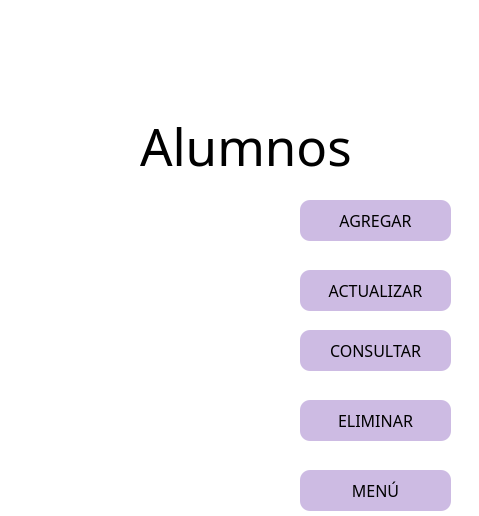
<?xml version="1.0" encoding="UTF-8"?>
<ui version="4.0">
 <class>MainWindow</class>
 <widget class="QMainWindow" name="MainWindow">
  <property name="geometry">
   <rect>
    <x>0</x>
    <y>0</y>
    <width>479</width>
    <height>516</height>
   </rect>
  </property>
  <property name="windowTitle">
   <string>MainWindow</string>
  </property>
  <property name="styleSheet">
   <string notr="true">background-color: rgb(255, 255, 255);</string>
  </property>
  <widget class="QWidget" name="centralwidget">
   <widget class="QPushButton" name="pbAgregar_alu">
    <property name="geometry">
     <rect>
      <x>300</x>
      <y>200</y>
      <width>151</width>
      <height>41</height>
     </rect>
    </property>
    <property name="font">
     <font>
      <family>Dubai Medium</family>
      <pointsize>12</pointsize>
     </font>
    </property>
    <property name="styleSheet">
     <string notr="true">QPushButton{

	background-color:rgb(205, 187, 227);
	border-radius:10px;
	border:10px;
}



QPushButton:hover{
background-color: rgb(170, 255, 127);
	border-radius:10px;
	border: 10px;
}
</string>
    </property>
    <property name="text">
     <string>AGREGAR</string>
    </property>
    <property name="icon">
     <iconset>
      <normaloff>../imagenes/AGREGARM.png</normaloff>../imagenes/AGREGARM.png</iconset>
    </property>
    <property name="iconSize">
     <size>
      <width>40</width>
      <height>40</height>
     </size>
    </property>
   </widget>
   <widget class="QPushButton" name="pbConsultar_alu">
    <property name="geometry">
     <rect>
      <x>300</x>
      <y>330</y>
      <width>151</width>
      <height>41</height>
     </rect>
    </property>
    <property name="font">
     <font>
      <family>Dubai Medium</family>
      <pointsize>12</pointsize>
     </font>
    </property>
    <property name="styleSheet">
     <string notr="true">QPushButton{

	background-color:rgb(205, 187, 227);
	border-radius:10px;
	border:10px;
}


QPushButton:hover{
background-color: rgb(170, 255, 127);
	border-radius:10px;
	border: 10px;
}
</string>
    </property>
    <property name="text">
     <string>CONSULTAR</string>
    </property>
    <property name="icon">
     <iconset>
      <normaloff>../imagenes/CONSULTAR.png</normaloff>../imagenes/CONSULTAR.png</iconset>
    </property>
    <property name="iconSize">
     <size>
      <width>40</width>
      <height>40</height>
     </size>
    </property>
   </widget>
   <widget class="QPushButton" name="pbModificar_alu">
    <property name="geometry">
     <rect>
      <x>300</x>
      <y>270</y>
      <width>151</width>
      <height>41</height>
     </rect>
    </property>
    <property name="font">
     <font>
      <family>Dubai Medium</family>
      <pointsize>12</pointsize>
     </font>
    </property>
    <property name="styleSheet">
     <string notr="true">QPushButton{

	background-color:rgb(205, 187, 227);
	border-radius:10px;
	border:10px;
}



QPushButton:hover{
background-color: rgb(170, 255, 127);
	border-radius:10px;
	border: 10px;
}
</string>
    </property>
    <property name="text">
     <string>ACTUALIZAR</string>
    </property>
    <property name="icon">
     <iconset>
      <normaloff>../imagenes/ACTUALIZAR.png</normaloff>../imagenes/ACTUALIZAR.png</iconset>
    </property>
    <property name="iconSize">
     <size>
      <width>40</width>
      <height>40</height>
     </size>
    </property>
   </widget>
   <widget class="QPushButton" name="pbEliminar_alu">
    <property name="geometry">
     <rect>
      <x>300</x>
      <y>400</y>
      <width>151</width>
      <height>41</height>
     </rect>
    </property>
    <property name="font">
     <font>
      <family>Dubai Medium</family>
      <pointsize>12</pointsize>
     </font>
    </property>
    <property name="styleSheet">
     <string notr="true">QPushButton{

	background-color:rgb(205, 187, 227);
	border-radius:10px;
	border:10px;
}


QPushButton:hover{
background-color: rgb(170, 255, 127);
	border-radius:10px;
	border: 10px;
}
</string>
    </property>
    <property name="text">
     <string>ELIMINAR</string>
    </property>
    <property name="icon">
     <iconset>
      <normaloff>../imagenes/ELIMINAR.png</normaloff>../imagenes/ELIMINAR.png</iconset>
    </property>
    <property name="iconSize">
     <size>
      <width>34</width>
      <height>35</height>
     </size>
    </property>
   </widget>
   <widget class="QLabel" name="label">
    <property name="geometry">
     <rect>
      <x>140</x>
      <y>110</y>
      <width>251</width>
      <height>71</height>
     </rect>
    </property>
    <property name="font">
     <font>
      <family>Segoe MDL2 Assets</family>
      <pointsize>38</pointsize>
     </font>
    </property>
    <property name="text">
     <string>Alumnos</string>
    </property>
   </widget>
   <widget class="QPushButton" name="pbMenu">
    <property name="geometry">
     <rect>
      <x>300</x>
      <y>470</y>
      <width>151</width>
      <height>41</height>
     </rect>
    </property>
    <property name="font">
     <font>
      <family>Dubai Medium</family>
      <pointsize>12</pointsize>
     </font>
    </property>
    <property name="styleSheet">
     <string notr="true">QPushButton{

	background-color:rgb(205, 187, 227);
	border-radius:10px;
	border:10px;
}


QPushButton:hover{
background-color: rgb(170, 255, 127);
	border-radius:10px;
	border: 10px;
}
</string>
    </property>
    <property name="text">
     <string>MENÚ</string>
    </property>
    <property name="icon">
     <iconset>
      <normaloff>../imagenes/icono_home.png</normaloff>../imagenes/icono_home.png</iconset>
    </property>
    <property name="iconSize">
     <size>
      <width>40</width>
      <height>40</height>
     </size>
    </property>
   </widget>
   <widget class="QLabel" name="label_2">
    <property name="geometry">
     <rect>
      <x>-10</x>
      <y>0</y>
      <width>491</width>
      <height>101</height>
     </rect>
    </property>
    <property name="styleSheet">
     <string notr="true"/>
    </property>
    <property name="text">
     <string/>
    </property>
    <property name="pixmap">
     <pixmap>../imagenes/Logo.png</pixmap>
    </property>
    <property name="scaledContents">
     <bool>true</bool>
    </property>
   </widget>
   <widget class="QLabel" name="label_3">
    <property name="geometry">
     <rect>
      <x>20</x>
      <y>170</y>
      <width>251</width>
      <height>301</height>
     </rect>
    </property>
    <property name="styleSheet">
     <string notr="true"/>
    </property>
    <property name="text">
     <string/>
    </property>
    <property name="pixmap">
     <pixmap>../imagenes/alumnos.png</pixmap>
    </property>
    <property name="scaledContents">
     <bool>true</bool>
    </property>
   </widget>
   <zorder>pbAgregar_alu</zorder>
   <zorder>pbModificar_alu</zorder>
   <zorder>pbConsultar_alu</zorder>
   <zorder>pbEliminar_alu</zorder>
   <zorder>label</zorder>
   <zorder>pbMenu</zorder>
   <zorder>label_2</zorder>
   <zorder>label_3</zorder>
  </widget>
 </widget>
 <tabstops>
  <tabstop>pbAgregar_alu</tabstop>
  <tabstop>pbEliminar_alu</tabstop>
  <tabstop>pbConsultar_alu</tabstop>
  <tabstop>pbModificar_alu</tabstop>
 </tabstops>
 <resources/>
 <connections/>
</ui>
